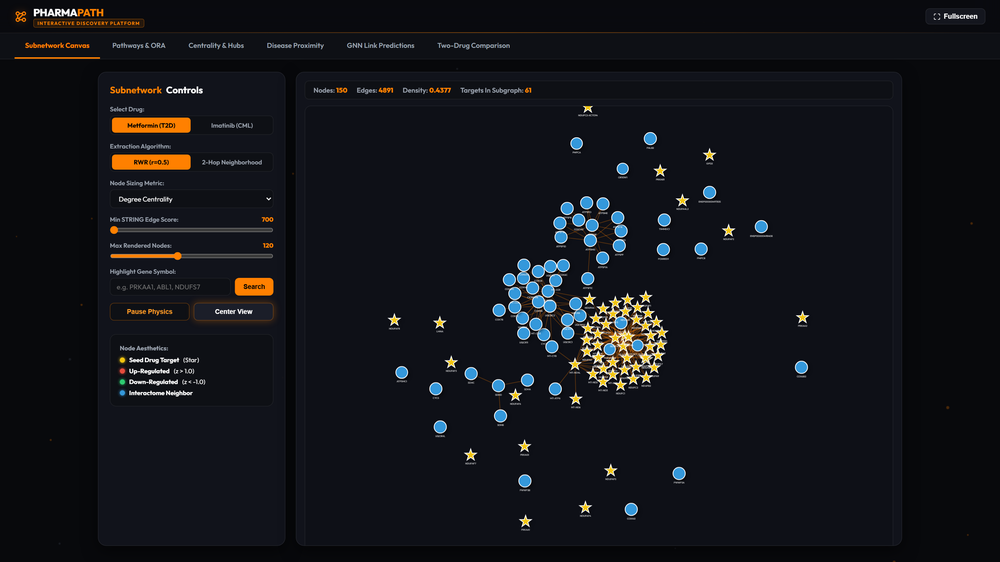
#> input picture reports/ppt_assets/01_subnetwork_metformin.png, 1000 x 562 px, shrunk from 2880 x 1620 before the run, found by its file name
$ python create_ui_crops.py
#> lines starting #> are read from the running program, lines starting #| are printed output that depends on the picture
"""Generate focused high-resolution crops of specific interactive components for the presentation slides."""

from pathlib import Path
from PIL import Image

ASSETS_DIR = Path("reports/ppt_assets")
CROPS_DIR = ASSETS_DIR / "crops"
CROPS_DIR.mkdir(parents=True, exist_ok=True)

def create_crops():
    # 1. Metformin Canvas Viewport (x: 800 to 2800, y: 150 to 1550)
    img1 = Image.open(ASSETS_DIR / "01_subnetwork_metformin.png")
#> img1 is the input picture: PIL image 1000x562 RGB; mean R, G, B 19.1, 20.5, 25.1
    w, h = img1.size  # 2880, 1620
#> w = 1000; h = 562
    crop_canvas_met = img1.crop((int(w * 0.27), int(h * 0.08), int(w * 0.98), int(h * 0.95)))
    crop_canvas_met.save(CROPS_DIR / "crop_canvas_metformin.png")
    print("Saved crop_canvas_metformin.png")

    # 2. Imatinib Canvas Viewport
    img2 = Image.open(ASSETS_DIR / "02_subnetwork_imatinib.png")
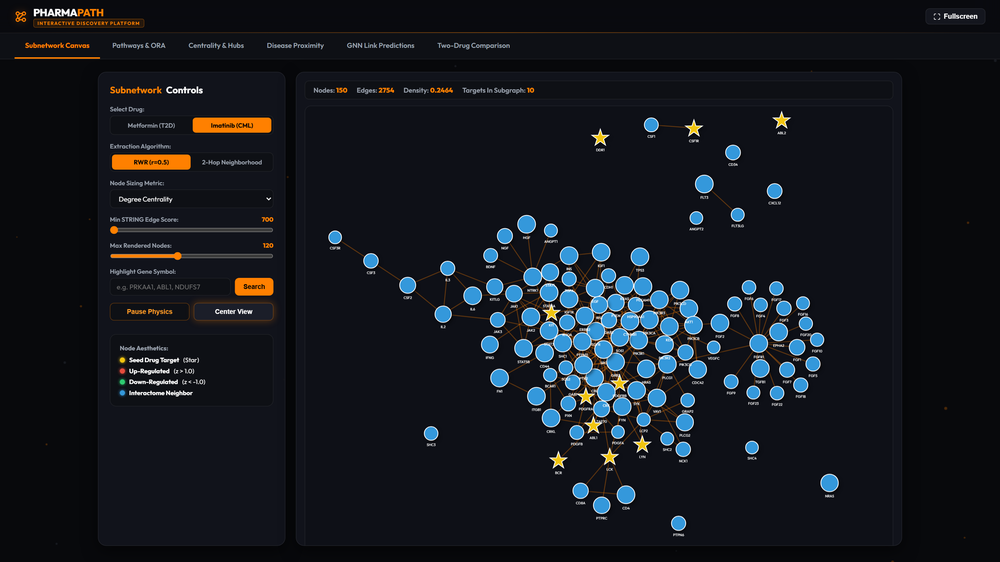
#> input picture reports/ppt_assets/02_subnetwork_imatinib.png, 1000 x 562 px, shrunk from 2880 x 1620 before the run, found by its file name
#> img2 is the input picture: PIL image 1000x562 RGB; mean R, G, B 20.6, 24.4, 30.6
    crop_canvas_ima = img2.crop((int(w * 0.27), int(h * 0.08), int(w * 0.98), int(h * 0.95)))
    crop_canvas_ima.save(CROPS_DIR / "crop_canvas_imatinib.png")
    print("Saved crop_canvas_imatinib.png")

    # 3. Pathways Charts & Tables (Metformin)
    img4 = Image.open(ASSETS_DIR / "04_pathways_metformin.png")
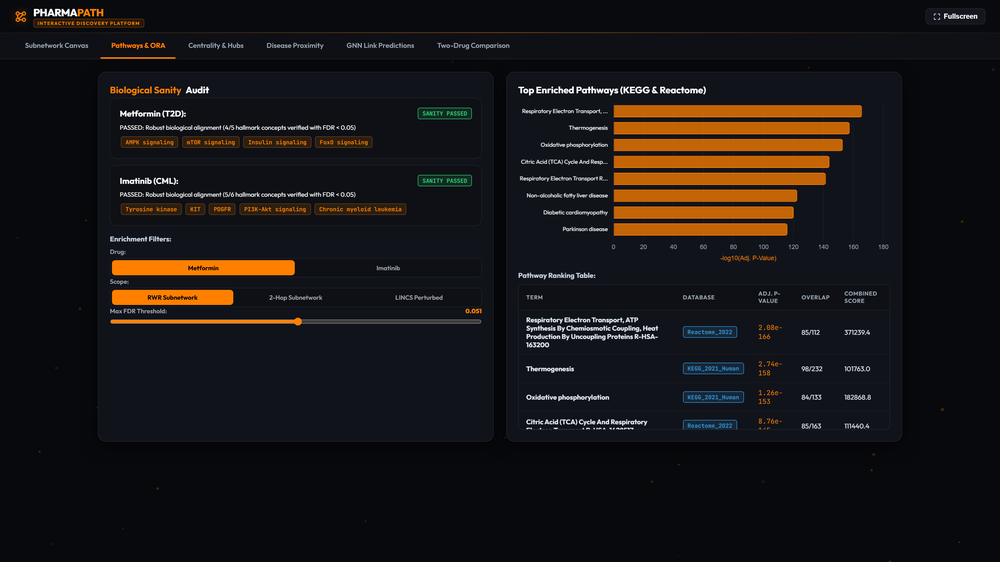
#> input picture reports/ppt_assets/04_pathways_metformin.png, 1000 x 562 px, shrunk from 2880 x 1620 before the run, found by its file name
#> img4 is the input picture: PIL image 1000x562 RGB; mean R, G, B 25.4, 21.9, 21.6
    crop_pathways = img4.crop((int(w * 0.50), int(h * 0.08), int(w * 0.98), int(h * 0.95)))
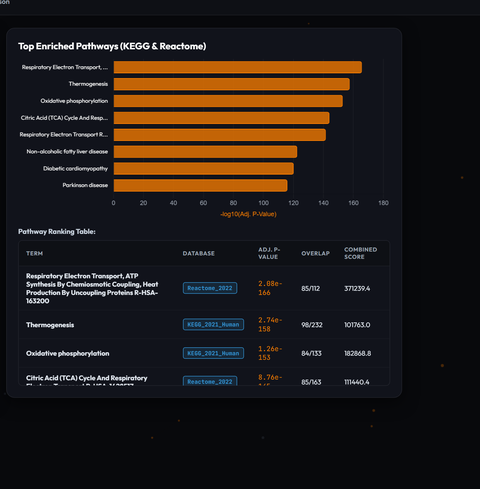
#> crop_pathways: PIL image 480x489 RGB; mean R, G, B 33.6, 26.9, 23.9
    crop_pathways.save(CROPS_DIR / "crop_pathways_metformin.png")
    print("Saved crop_pathways_metformin.png")

    # 4. Centrality Scatter & Modularity
    img7 = Image.open(ASSETS_DIR / "07_centralities_imatinib.png")
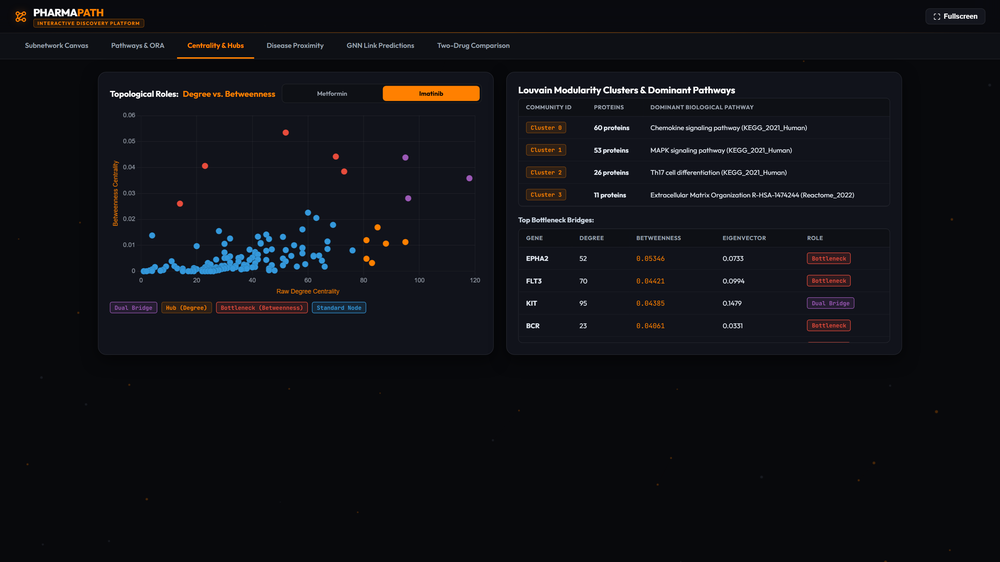
#> input picture reports/ppt_assets/07_centralities_imatinib.png, 1000 x 562 px, shrunk from 2880 x 1620 before the run, found by its file name
#> img7 is the input picture: PIL image 1000x562 RGB; mean R, G, B 15.7, 16.5, 21
    crop_cent_scatter = img7.crop((int(w * 0.02), int(h * 0.12), int(w * 0.49), int(h * 0.92)))
    crop_cent_scatter.save(CROPS_DIR / "crop_centrality_scatter.png")
    crop_cent_clusters = img7.crop((int(w * 0.51), int(h * 0.12), int(w * 0.98), int(h * 0.92)))
    crop_cent_clusters.save(CROPS_DIR / "crop_centrality_clusters.png")
    print("Saved crop_centrality_scatter.png and crop_centrality_clusters.png")

    # 5. Disease Proximity (Metformin -> T2D)
    img8 = Image.open(ASSETS_DIR / "08_proximity_metformin_t2d.png")
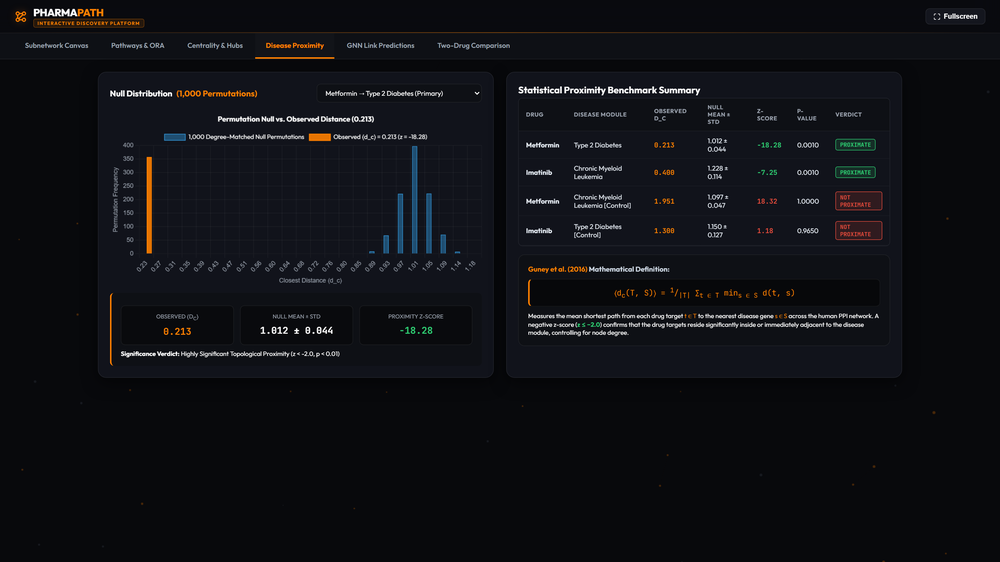
#> input picture reports/ppt_assets/08_proximity_metformin_t2d.png, 1000 x 562 px, shrunk from 2880 x 1620 before the run, found by its file name
#> img8 is the input picture: PIL image 1000x562 RGB; mean R, G, B 15.7, 16.7, 20.9
    crop_prox_met = img8.crop((int(w * 0.02), int(h * 0.12), int(w * 0.49), int(h * 0.92)))
    crop_prox_met.save(CROPS_DIR / "crop_proximity_chart_met.png")
    crop_prox_summary = img8.crop((int(w * 0.51), int(h * 0.12), int(w * 0.98), int(h * 0.92)))
    crop_prox_summary.save(CROPS_DIR / "crop_proximity_summary.png")
    print("Saved crop_proximity_chart_met.png and crop_proximity_summary.png")

    # 6. GNN Link Predictions
    img10 = Image.open(ASSETS_DIR / "10_gnn_metformin.png")
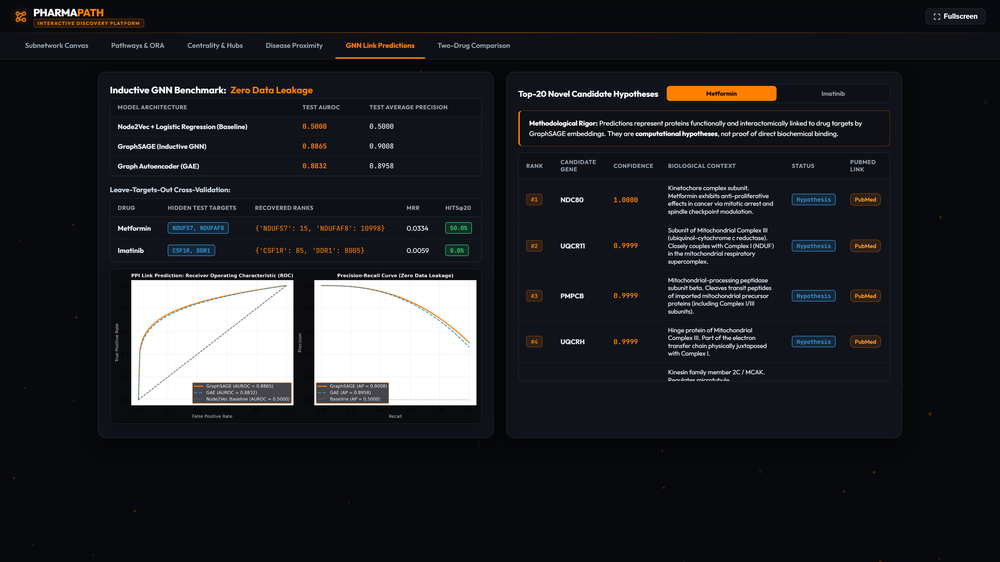
#> input picture reports/ppt_assets/10_gnn_metformin.png, 1000 x 562 px, shrunk from 2880 x 1620 before the run, found by its file name
#> img10 is the input picture: PIL image 1000x562 RGB; mean R, G, B 33.7, 34.4, 38.3
    crop_gnn_benchmark = img10.crop((int(w * 0.02), int(h * 0.12), int(w * 0.49), int(h * 0.92)))
    crop_gnn_benchmark.save(CROPS_DIR / "crop_gnn_benchmark.png")
    crop_gnn_hypotheses = img10.crop((int(w * 0.51), int(h * 0.12), int(w * 0.98), int(h * 0.92)))
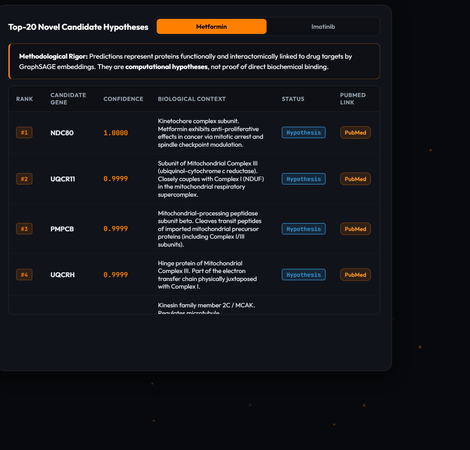
#> crop_gnn_hypotheses: PIL image 470x450 RGB; mean R, G, B 21.9, 22.5, 27
    crop_gnn_hypotheses.save(CROPS_DIR / "crop_gnn_hypotheses.png")
    print("Saved crop_gnn_benchmark.png and crop_gnn_hypotheses.png")

    # 7. Two-Drug Comparison
#> (the run stopped early here; a loop or call above may not have finished)
